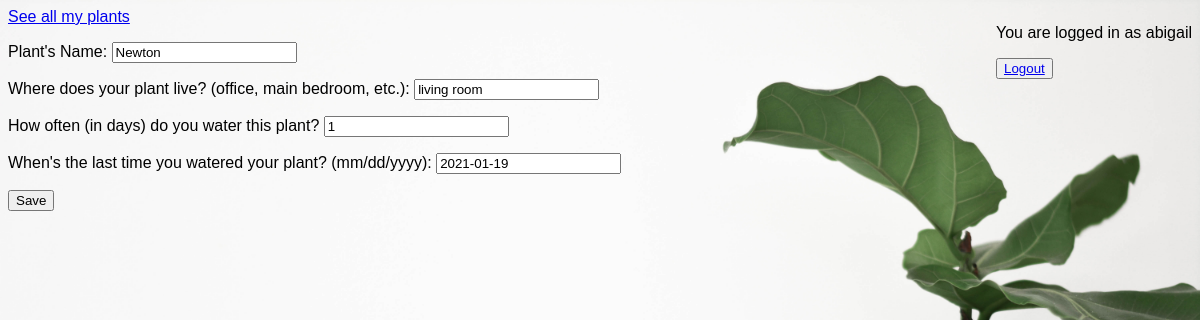
The page /plants/8/update/ (signed in) on the database its author committed.
### plants/models.py (models this page shows, shortened)
class plants(models.Model):
	user=models.ForeignKey(User, on_delete=models.CASCADE)
	name= models.CharField(max_length=50)
	location=models.CharField(max_length=200)
	frequency=models.PositiveSmallIntegerField()
	last_watered=models.DateField()
	event_id = models.CharField(max_length= 50, blank=True)

### plants/views.py (the view, shortened to what this page needs)
# urls.py: path('<int:pk>/update/', plant_update_view, name= 'update-plant'),
@login_required
def plant_update_view(request, pk):
	service=get_token(request)
	obj= plants.objects.get(pk=pk)
	form=PlantForm(request.POST or None, instance=obj)
	context= {
	'form': form
	}
	return render(request, "plants/plants_create.html", context)

### plants/forms.py
class PlantForm(forms.ModelForm):
	name= forms.CharField(label= "Plant's Name")
	location= forms.CharField(label= "Where does your plant live? (office, main bedroom, etc.)")
	frequency=forms.IntegerField(label= 'How often (in days) do you water this plant?')
	last_watered= forms.DateField( label="When's the last time you watered your plant? (mm/dd/yyyy)")
	class Meta:
		model= plants
		fields= [
			'name',
			'location',
			'frequency',
			'last_watered'
		]

### plants/views.py (called while the page is built)
def get_token(request):
	token = SocialToken.objects.get(account__user=request.user, account__provider='google')
	credentials = Credentials(
		token=token.token,
		refresh_token=token.token_secret,
		token_uri='https://oauth2.googleapis.com/token',
		client_id='799544582104-gbpau73rvg05q41feqi11kc1t6odkkqb.apps.googleusercontent.com',
		client_secret=''
		)
	return build('calendar', 'v3', credentials=credentials)

### plants/templates/plants/plants_create.html
{% extends "base.html" %}
{% block content%}
<form method='POST'> {% csrf_token %}
{{form.as_p}}
<input type ='submit' value='Save' />
</form>
{% endblock%}

### plants/templates/base.html (shortened to what this page needs)
<!doctype html>
<html>
<head>
</head>
<body>
<a href='{% url "plants" %}'>See all my plants </a>
<div class= user>
<p> You are logged in as {{user.username}}</p>
<button class= "button logout"><a href='{% url "account_logout" %}'>Logout </a></button>
</div>
{% block content %}
{% endblock %}
</body>
{% load static %}
<link rel= "stylesheet" type= "text/css" href="{% static 'plants/style.css' %}">
</html>

### plants/static/plants/style.css (style rules this page uses)
body { font-family: Lora, sans-serif; background: green url("images/pexels-content-pixie-3554239.jpg"); background-size: cover; }
.user { float:right; }

### rows shown on the page
plants: name "Newton", location "living room", frequency "1", last_watered "2021-01-19"

### other values the page prints
{{ user.username }} "abigail"
